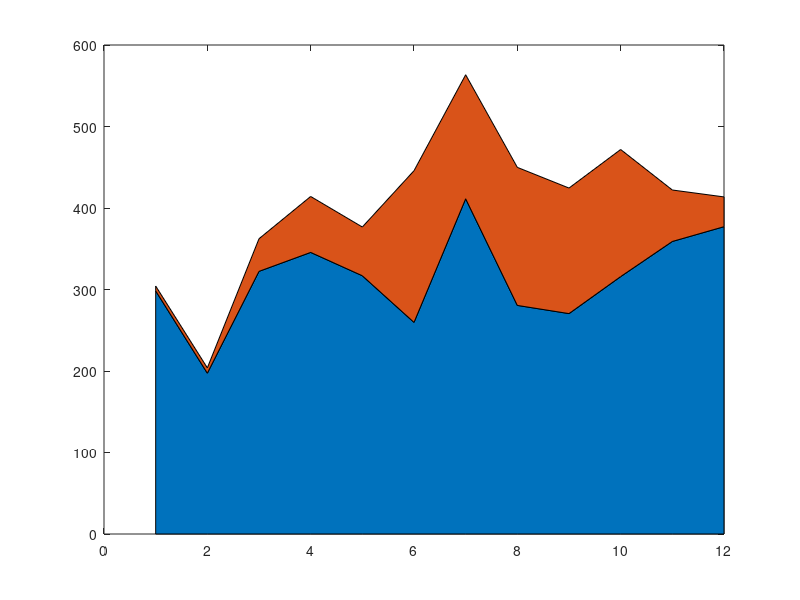

Write MATLAB code to recreate this figure. (Note: this script raises an error after producing the figure.)
clear all
clc
WindCurtailed=[5.949 6.547 40.032 68.640 59.795 186.083 152.175 169.375 154.046 155.942 63.131 36.537];
WindProduction=[298.394 197.348 322.276 345.535 316.891 259.691 411.346 280.503 270.449 315.858 358.966 377.088];

WindPlot=[298.394, 5.949;
          197.348, 6.547;
          322.276, 40.032;
          345.535, 68.640;
          316.891, 59.795;
          259.691, 186.083;
          411.346, 152.175;
          280.503, 169.375;
          270.449, 154.046;
          315.858, 155.942;
          358.966, 63.131;
          377.088, 36.537];

figure
h=area(WindPlot);
h(1).FaceColor = [0 0.5 0.5];
h(2).FaceColor = [0 0.75 0.75];
grid
xticks([1 2 3 4 5 6 7 8 9 10 11 12])
xlim([1 12])
xticklabels({'Jan','Feb','Mar','Apr','May','Jun','Jul','Aug','Sep','Oct','Nov','Dec'})
ylabel('Energy (GWh)','Color','k')
legend('Wind Energy Produced','Wind Energy Curtailed','Location','northwest','Interpreter','latex')
ax = gca;
ax.FontSize = 12;
ax.FontName = 'Times';
set(gcf, 'Color', 'w');
folder = 'C:\Users\lucas\Documents\Imperial College\Project\Uruguayan Network\Images';
baseFileName =  sprintf("WindCurtailed2017.pdf");
fullFileName = fullfile(folder, baseFileName);
export_fig(fullFileName);